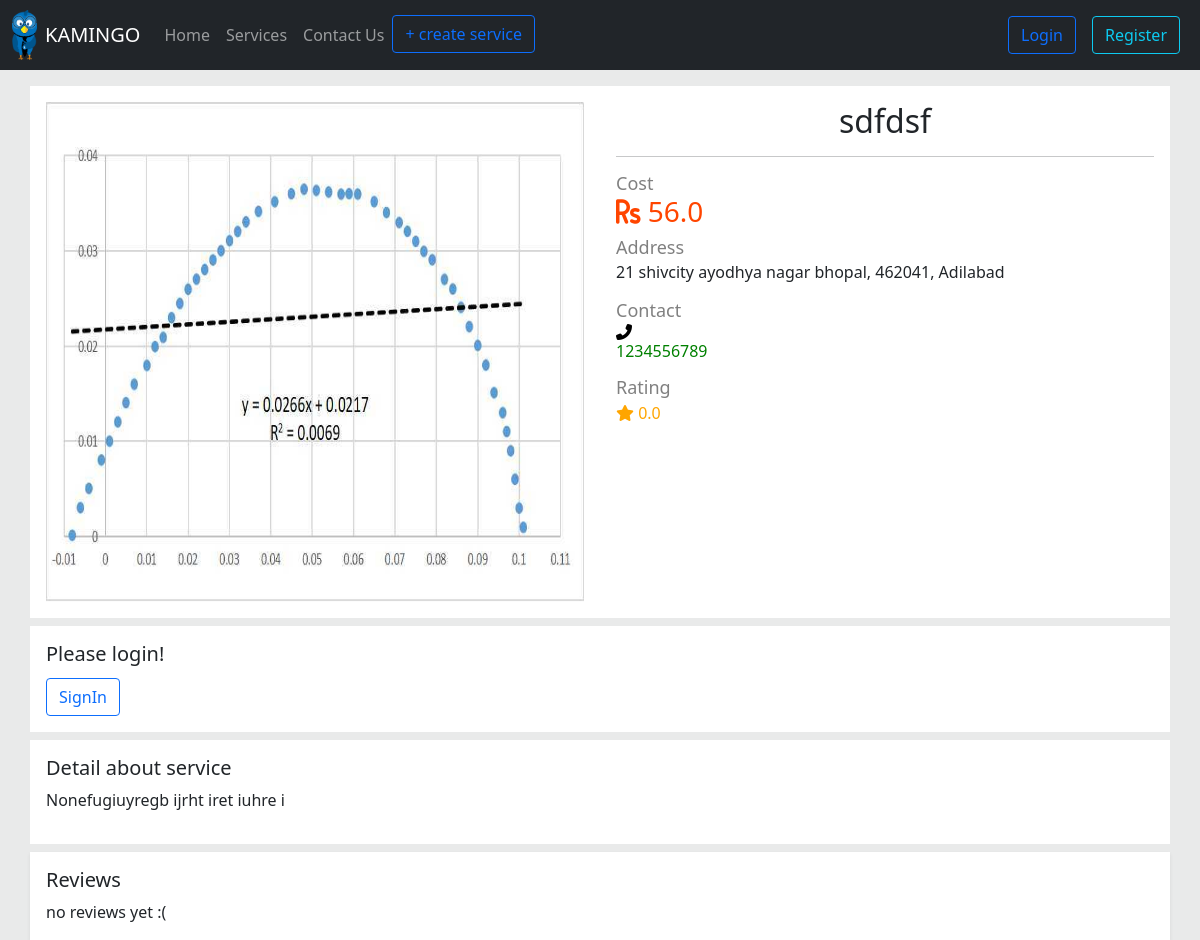
/service-detail/sdfdsf, run on the app's committed database.
### serviceapp/models.py (models this page shows, shortened)
class ServiceModel(models.Model):
    image = models.ImageField(upload_to=path_and_rename, null=True)
    title = models.CharField(max_length=100)
    category = models.ForeignKey(CategoryModel, on_delete=models.SET_NULL, related_name='category', null=True)
    cost = models.IntegerField()
    service_provider_name = models.CharField(max_length=100)
    contact = PhoneNumberField()
    address = models.ForeignKey(Address, on_delete=models.SET_NULL, related_name='address', null=True)
    slug = models.SlugField(unique=True, db_index=True, null=True, blank=True)
    description = models.CharField(max_length=600, null=True, blank=True)
    user = models.ForeignKey(User, on_delete=models.SET_NULL, related_name='user',null=True)
    def get_rating(self):
        total = sum(int(review['rating']) for review in self.reviews.values())
        if self.reviews.count() > 0:
            return total / self.reviews.count()
        else:
            return 0

class Address(models.Model):
    address_line1 = models.CharField(max_length=100, null=True)
    address_line2 = models.CharField(max_length=100, null=True, blank=True)
    city = models.CharField(max_length=100, null=True, blank=True, verbose_name='City')
    pin_code = models.CharField(max_length=6, null=True)
    locality = models.CharField(max_length=100, blank=True, null=True)
    def __str__(self):
        return f"{self.address_line1}, {self.pin_code}, {self.city}"

### serviceapp/views.py (the view, shortened to what this page needs)
# urls.py: path('service-detail/<slug:slug>', views.ServiceDetailView.as_view(), name='service-detail-page'),
class ServiceDetailView(View):
    def get(self, request, slug):
        service = ServiceModel.objects.get(slug=slug)
        if request.user.is_authenticated:
            user_review = ReviewModel.objects.filter(service=service, user=request.user)
        else:
            user_review = None
        context = {
            'service': service,
            'user_review': user_review,
        }
        return render(request, 'serviceapp/service_detail_page.html', context)

### serviceapp/templates/serviceapp/service_detail_page.html (shortened to what this page needs)
{% extends 'base.html' %}
{% load static %}
{% load ratings %}
{% block css_linking_block %}
    <link rel="stylesheet" href="{% static 'serviceapp/service_detials.css' %}">
{% endblock %}
{% block body %}
    <div class="container mt-3">
        <div class="row ">
            <div class="col-md-6 p-3" style="background-color: white;">
                {% if service.image %}
                    <img  width="100%" height="500rem" style="" src="{{ service.image.url }}" alt="">
                {% endif %}
            </div>
            <div class="col-md-6 p-3" style="background-color: white">
                <div class="row">
                    <div class="col-md-12 text-center">
                        <h2>{{ service.title }}</h2>
                        <hr>
                    </div>
                </div>
                <div class="row">
                    <div class="col-md-12 text-right">
                        <h4 class="details-headings" style="margin-bottom: 0;">
                            Cost</h4>
                        <h3 style="color: orangered"><i class="fas fa-rupee-sign"></i>
                            {{ service.cost | floatformat:1 }}
                        </h3>
                    </div>
                </div>
                <div class="row text-right">
                    <div class="col">
                        <h3 class="details-headings">Address</h3>
                        <p>{{ service.address }}</p>
                    </div>
                </div>
                <div class="row text-right">
                    <div class="col">
                        <h3 class="details-headings">Contact</h3>
                        <h6>
                            <i class="fa fa-phone" aria-hidden="true"
                               style="color: black; transform: scaleX(-1); margin-right: 0.1rem">
                            </i>
                            <p style="color: green">{{ service.contact }}</p>
                        </h6>
                    </div>
                </div>
                <div class="row text-right">
                    <div class="col">
                        <h3 class="details-headings">Rating</h3>
                        <p style="color: orange;"><i class="fas fa-star"></i>
                            {{ service.get_rating | floatformat:1 }}</p>
                    </div>
                </div>
            </div>
        </div>
        <div class="col mt-2">
            {% if user.is_authenticated %}
                {% if not user_review %}
            <div class="row p-2 " style="background-color: white">
                {% include 'serviceapp/includes/review_form.html' %}
                <div class="col"></div>
            </div>
                {% else %}
                    <div class="row p-2" style="background-color: white">
                        <h4 style="color: yellowgreen">reviewed</h4>
                    </div>
            {% endif %}
        {% else %}
         <div class="col" >
             <div class="row mt-2" style="background-color: white;">
                <div class="col p-3">
                    <h5>Please login!</h5>
                <a href="{% url 'account_login' %}" ><button class="btn btn-outline-primary mt-1" type="submit"  > SignIn </button>
                </a>
                </div>
             </div>
         </div>
        {% endif %}
         <div class="col" >
             <div class="row mt-2" style="background-color: white;">
                <div class="col p-3">
                    <h5>Detail about service </h5>
                    {% if service.description %}
                    {{ service.description|linebreaks }}
                    {% else %}
                        <p class="mb-0">No description is available.</p>
                    {% endif %}
                </div>
             </div>
         </div>
         <div class="col ">
        {% include 'serviceapp/includes/reviews_ratings.html' %}
        </div>
    </div>
{% endblock %}

### serviceapp/static/serviceapp/service_detials.css (style rules this page uses)
.details-headings { color: gray; margin-bottom: 0.1rem; font-size: large; }

### data on the page
ServiceModel: image (picture), title "sdfdsf", cost "56.0", address "21 shivcity ayodhya nagar bhopal, 462041, Adilabad", contact "1234556789", get_rating "0.0", description "Nonefugiuyregb ijrht iret iuhre i"
